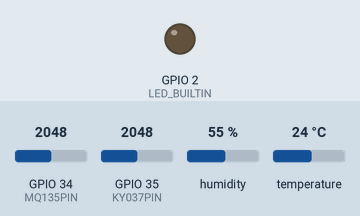
The sketch below on a simulated ESP32. Parts: output pins drawn as LEDs (lit = HIGH). Dashed ring = blinking. The inputs (shaded band) are chosen by the test bench; at power-on: temperature 24 °C, GPIO 34 (MQ135PIN) = 2048, GPIO 35 (KY037PIN) = 2048, humidity 55 %. WiFi joins after 1.5 s; servers stay silent unless stated; uploads are accepted with an empty reply; what the sketch prints to the serial monitor is not drawn.

Above: at 0.1 s.
At 2.7 s:
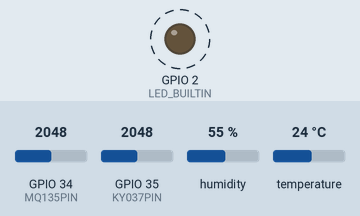
2.8 s: temperature set to 0 °C
6.5 s: GPIO 34 (MQ135PIN) set to 960
Timing chart, 0 to 18.9 s (numbered marks = the images above; inputs shaded):
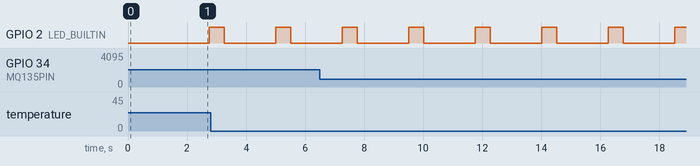

Measured:
- by itself, GPIO 2 (LED_BUILTIN): alternates HIGH for 0.50 s and LOW for 1.8 s

The sketch:

monitoramento_RU_esp32.ino
```cpp
#include <WiFi.h>
#include <HTTPClient.h>
#include <DHT.h>
#include <math.h>

// Setting DHT Configuration
#define DHTPIN 4          // Digital pin connected to the DHT sensor
#define DHTTYPE DHT11     // DHT 11
DHT dht(DHTPIN, DHTTYPE); // Initialing DHT Class7
#define MQ135_THRESHOLD_1 1000 // Fresh Air threshold
#define MQ135PIN 34
#define KY037PIN 35

// WiFi Network Configuration
const char* ssid     = "wifissd";
const char* password = "password";
const char *hostname = "esp32";

//Helix IP Address
const char *orionAddressPath = "YOUR_IP:1026/v2";

// Device ID (example: urn:ngsi-ld:entity:001)
const char *deviceID = "espRU";

HTTPClient http;
#define LED_BUILTIN 2

void setup()
{
    Serial.begin(115200);
    Serial.println("\nBootting...");
    pinMode(LED_BUILTIN, OUTPUT);
    dht.begin();
    setupWiFi();
}

void setupWiFi()
{
    Serial.print("Connecting to ");
    Serial.println(ssid);


    //WiFi.mode(WIFI_STA);
    //WiFi.setHostname(hostname);
    WiFi.begin(ssid, password);

    while (WiFi.status() != WL_CONNECTED) {
        delay(500);
        Serial.print(".");
    }
    Serial.println("");
    Serial.println("WiFi connected");
    Serial.println("IP address: ");
    Serial.println(WiFi.localIP());
}

void loop()
{
    float totalTemperature = 0;
    float totalHumidity = 0;
    int noise_dB = 0;
    int MQ135_data = analogRead(MQ135PIN);
    float noise = analogRead(KY037PIN);
    noise_dB = map(noise, 150, 2500, 48, 66);
    if(MQ135_data < MQ135_THRESHOLD_1){
      Serial.print("Fresh Air:\n");
    } else {
       Serial.print("Poor Air:\n");
    }
    Serial.print(MQ135_data); // analog data
    Serial.print(noise); // analog data
    float actualTemperature = dht.readTemperature(false);
        // Wait a few seconds between measurements
    delay(10);
    float actualHumidity = dht.readHumidity();


    char msgHumidity[10];
    char msgTemperature[10];
    char msgNoise[10];
    char msgAir_quality[10];
    sprintf(msgHumidity, "%2.f", actualHumidity);
    sprintf(msgTemperature, "%2.f", actualTemperature);
    sprintf(msgNoise, "%d", noise_dB);
    sprintf(msgAir_quality, "%d", MQ135_data);

    // Update
    Serial.println("Updating data in orion...");
    orionUpdate(deviceID, msgTemperature, msgHumidity, msgNoise, msgAir_quality);

    // Luminous feedback
    digitalWrite(LED_BUILTIN, HIGH); // turn the LED on (HIGH is the voltage level)
    delay(500);
    digitalWrite(LED_BUILTIN, LOW); // turn the LED off by making the voltage LOW
    delay(500);
    Serial.println("Finished updating data in orion...");
}

// Request Helper
void httpRequest(String path, String data)
{
    String payload = makeRequest(path, data);

    if (!payload)
    {
        return;
    }

    Serial.println("##[RESULT]## ==> " + payload);
}

// Request Helper
String makeRequest(String path, String bodyRequest)
{
    String fullAddress = "http://" + String(orionAddressPath) + path;
    http.begin(fullAddress);
    Serial.println("Orion URI request: " + fullAddress);

    http.addHeader("Content-Type", "application/json");
    http.addHeader("Accept", "application/json");
    http.addHeader("fiware-service", "helixiot");
    http.addHeader("fiware-servicepath", "/");

    Serial.println(bodyRequest);
    int httpCode = http.POST(bodyRequest);

    //String response = http.getString();

    Serial.println("HTTP CODE");
    Serial.println(httpCode);
    if (httpCode < 0)
    {
        Serial.println("request error - " + httpCode);
        return "";
    }

    if (httpCode != HTTP_CODE_OK)
    {
        return "";
    }

    http.end();
    return "certo";
}

// Creating the device in the Helix Sandbox (plug&play)
void orionCreateEntity()
{
    Serial.println("Creating " + String(deviceID) + " entity...");
    String bodyRequest = "{\"id\": \"" + String(deviceID) + "\", \"type\": \"iot\", \"temperature\": { \"value\": \"0\", \"type\": \"integer\"},\"humidity\": { \"value\": \"0\", \"type\": \"integer\"}}";
    httpRequest("/entities", bodyRequest);
}

// Update Values in the Helix Sandbox
void orionUpdate(String entityID, String temperature, String humidity, String noise, String air_quality)
{
    delay(1000);
    Serial.println(noise);
    String bodyRequest = "{\"temperature\": { \"value\": \"" + temperature + "\", \"type\": \"float\"}, \"humidity\": { \"value\": \"" + humidity + "\", \"type\": \"float\"},\"noise\": { \"value\": \"" + noise + "\", \"type\": \"float\"}, \"air_quality\": { \"value\": \"" + air_quality + "\", \"type\": \"int\"}}";
    String pathRequest = "/entities/" + entityID + "/attrs?options=forcedUpdate";
    httpRequest(pathRequest, bodyRequest);
}
```
